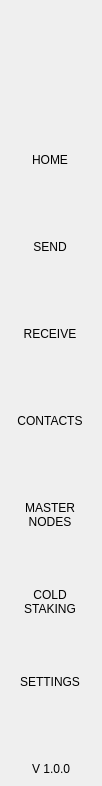
<?xml version="1.0" encoding="UTF-8"?>
<ui version="4.0">
 <class>NavMenuWidget</class>
 <widget class="QWidget" name="NavMenuWidget">
  <property name="geometry">
   <rect>
    <x>0</x>
    <y>0</y>
    <width>102</width>
    <height>786</height>
   </rect>
  </property>
  <property name="windowTitle">
   <string>Form</string>
  </property>
  <property name="styleSheet">
   <string notr="true">padding:0px;
border:none;
margin:0px;</string>
  </property>
  <layout class="QVBoxLayout" name="verticalLayout">
   <property name="spacing">
    <number>0</number>
   </property>
   <property name="leftMargin">
    <number>0</number>
   </property>
   <property name="topMargin">
    <number>0</number>
   </property>
   <property name="rightMargin">
    <number>0</number>
   </property>
   <property name="bottomMargin">
    <number>0</number>
   </property>
   <item>
    <widget class="QWidget" name="navContainer_2" native="true">
     <layout class="QVBoxLayout" name="navContainer" stretch="0,0,0,0">
      <property name="spacing">
       <number>0</number>
      </property>
      <property name="leftMargin">
       <number>0</number>
      </property>
      <property name="topMargin">
       <number>0</number>
      </property>
      <property name="rightMargin">
       <number>0</number>
      </property>
      <property name="bottomMargin">
       <number>10</number>
      </property>
      <item>
       <widget class="QPushButton" name="imgLogo">
        <property name="minimumSize">
         <size>
          <width>0</width>
          <height>120</height>
         </size>
        </property>
        <property name="focusPolicy">
         <enum>Qt::NoFocus</enum>
        </property>
        <property name="text">
         <string/>
        </property>
        <property name="iconSize">
         <size>
          <width>64</width>
          <height>64</height>
         </size>
        </property>
       </widget>
      </item>
      <item>
       <widget class="QScrollArea" name="scrollAreaNav">
        <property name="sizePolicy">
         <sizepolicy hsizetype="Expanding" vsizetype="Expanding">
          <horstretch>0</horstretch>
          <verstretch>0</verstretch>
         </sizepolicy>
        </property>
        <property name="minimumSize">
         <size>
          <width>0</width>
          <height>0</height>
         </size>
        </property>
        <property name="styleSheet">
         <string notr="true">QScrollBar {
height:0px;
 width:0px;
}

#scrollAreaNav{
background-color:transparent;
}</string>
        </property>
        <property name="horizontalScrollBarPolicy">
         <enum>Qt::ScrollBarAlwaysOff</enum>
        </property>
        <property name="sizeAdjustPolicy">
         <enum>QAbstractScrollArea::AdjustToContents</enum>
        </property>
        <property name="widgetResizable">
         <bool>true</bool>
        </property>
        <property name="alignment">
         <set>Qt::AlignLeading|Qt::AlignLeft|Qt::AlignTop</set>
        </property>
        <widget class="QWidget" name="scrollAreaNavVert">
         <property name="geometry">
          <rect>
           <x>0</x>
           <y>0</y>
           <width>102</width>
           <height>620</height>
          </rect>
         </property>
         <property name="sizePolicy">
          <sizepolicy hsizetype="Preferred" vsizetype="Expanding">
           <horstretch>0</horstretch>
           <verstretch>0</verstretch>
          </sizepolicy>
         </property>
         <property name="minimumSize">
          <size>
           <width>0</width>
           <height>0</height>
          </size>
         </property>
         <property name="autoFillBackground">
          <bool>false</bool>
         </property>
         <property name="styleSheet">
          <string notr="true">#scrollAreaNavVert{
background-color:transparent;
}</string>
         </property>
         <layout class="QVBoxLayout" name="verticalLayout_3">
          <property name="spacing">
           <number>0</number>
          </property>
          <property name="sizeConstraint">
           <enum>QLayout::SetDefaultConstraint</enum>
          </property>
          <property name="leftMargin">
           <number>0</number>
          </property>
          <property name="topMargin">
           <number>0</number>
          </property>
          <property name="rightMargin">
           <number>0</number>
          </property>
          <property name="bottomMargin">
           <number>0</number>
          </property>
          <item>
           <widget class="QToolButton" name="btnDashboard">
            <property name="minimumSize">
             <size>
              <width>100</width>
              <height>80</height>
             </size>
            </property>
            <property name="text">
             <string>HOME
</string>
            </property>
            <property name="iconSize">
             <size>
              <width>32</width>
              <height>32</height>
             </size>
            </property>
            <property name="checkable">
             <bool>true</bool>
            </property>
            <property name="checked">
             <bool>true</bool>
            </property>
            <property name="autoExclusive">
             <bool>true</bool>
            </property>
           </widget>
          </item>
          <item>
           <widget class="QToolButton" name="btnSend">
            <property name="minimumSize">
             <size>
              <width>100</width>
              <height>80</height>
             </size>
            </property>
            <property name="text">
             <string>SEND
</string>
            </property>
            <property name="iconSize">
             <size>
              <width>32</width>
              <height>32</height>
             </size>
            </property>
            <property name="checkable">
             <bool>true</bool>
            </property>
            <property name="autoExclusive">
             <bool>true</bool>
            </property>
           </widget>
          </item>
          <item>
           <widget class="QToolButton" name="btnReceive">
            <property name="minimumSize">
             <size>
              <width>100</width>
              <height>80</height>
             </size>
            </property>
            <property name="text">
             <string>RECEIVE
</string>
            </property>
            <property name="checkable">
             <bool>true</bool>
            </property>
            <property name="autoExclusive">
             <bool>true</bool>
            </property>
           </widget>
          </item>
          <item>
           <widget class="QToolButton" name="btnAddress">
            <property name="minimumSize">
             <size>
              <width>100</width>
              <height>80</height>
             </size>
            </property>
            <property name="text">
             <string>CONTACTS
</string>
            </property>
            <property name="iconSize">
             <size>
              <width>32</width>
              <height>32</height>
             </size>
            </property>
            <property name="checkable">
             <bool>true</bool>
            </property>
            <property name="autoExclusive">
             <bool>true</bool>
            </property>
           </widget>
          </item>
          <item>
           <widget class="QToolButton" name="btnMaster">
            <property name="minimumSize">
             <size>
              <width>100</width>
              <height>80</height>
             </size>
            </property>
            <property name="text">
             <string>MASTER
NODES</string>
            </property>
            <property name="iconSize">
             <size>
              <width>32</width>
              <height>32</height>
             </size>
            </property>
            <property name="checkable">
             <bool>true</bool>
            </property>
            <property name="autoExclusive">
             <bool>true</bool>
            </property>
           </widget>
          </item>
          <item>
           <widget class="QToolButton" name="btnColdStaking">
            <property name="minimumSize">
             <size>
              <width>100</width>
              <height>80</height>
             </size>
            </property>
            <property name="text">
             <string>COLD
STAKING</string>
            </property>
            <property name="iconSize">
             <size>
              <width>32</width>
              <height>32</height>
             </size>
            </property>
            <property name="checkable">
             <bool>true</bool>
            </property>
            <property name="autoExclusive">
             <bool>true</bool>
            </property>
           </widget>
          </item>
          <item>
           <widget class="QToolButton" name="btnSettings">
            <property name="minimumSize">
             <size>
              <width>100</width>
              <height>80</height>
             </size>
            </property>
            <property name="text">
             <string>SETTINGS
</string>
            </property>
            <property name="iconSize">
             <size>
              <width>32</width>
              <height>32</height>
             </size>
            </property>
            <property name="checkable">
             <bool>true</bool>
            </property>
            <property name="autoExclusive">
             <bool>true</bool>
            </property>
           </widget>
          </item>
         </layout>
        </widget>
       </widget>
      </item>
      <item>
       <spacer name="verticalSpacer">
        <property name="orientation">
         <enum>Qt::Vertical</enum>
        </property>
        <property name="sizeType">
         <enum>QSizePolicy::Minimum</enum>
        </property>
        <property name="sizeHint" stdset="0">
         <size>
          <width>20</width>
          <height>20</height>
         </size>
        </property>
       </spacer>
      </item>
      <item alignment="Qt::AlignHCenter">
       <widget class="QLabel" name="labelVersion">
        <property name="maximumSize">
         <size>
          <width>16777215</width>
          <height>60</height>
         </size>
        </property>
        <property name="text">
         <string>V 1.0.0</string>
        </property>
        <property name="alignment">
         <set>Qt::AlignBottom|Qt::AlignHCenter</set>
        </property>
       </widget>
      </item>
     </layout>
    </widget>
   </item>
  </layout>
 </widget>
 <resources/>
 <connections/>
</ui>
